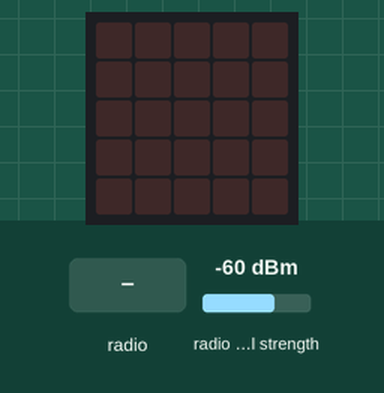
This program was run on a simulated BBC micro:bit (MakeCode). On the bench: the board's 5×5 LED display. Inputs (shaded band) come from the test bench; at power-on: radio signal strength -60 dBm. No radio messages arrive unless stated (any console line starting 'radio sent:' is added by the test bench); what the program prints to the serial console is not drawn.

Above: at 1.2 s.
1.3 s: radio message "0" arrives
At 1.7 s:
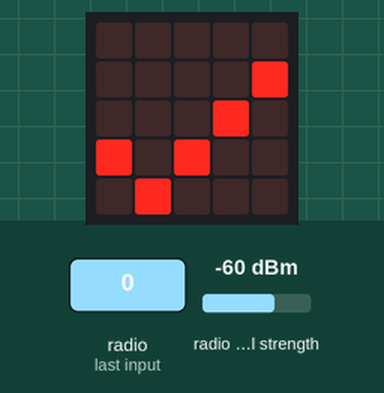
At 3.1 s:
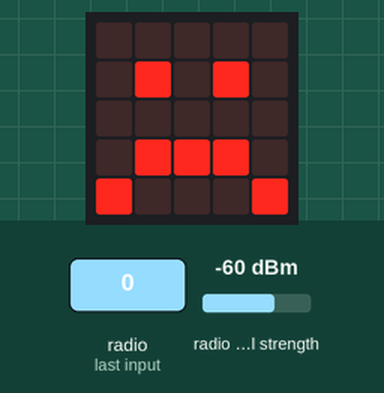
Timing chart, 0 to 4.6 s (numbered marks = the images above; inputs shaded):
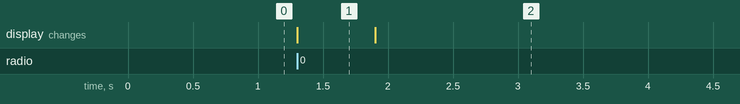

The program:

main.ts
```typescript
radio.onReceivedNumber(function (receivedNumber) {
    if (radio.receivedPacket(RadioPacketProperty.SignalStrength) > -60) {
        basic.showIcon(IconNames.No)
    } else {
        basic.showIcon(IconNames.Yes)
    }
    if (radio.receivedPacket(RadioPacketProperty.SignalStrength) < -20) {
        basic.showIcon(IconNames.Sad)
    }
})
radio.setGroup(1)
basic.forever(function () {
    radio.sendNumber(0)
    radio.setTransmitPower(3)
})
```

test.ts
```typescript
// aquí va el archivo "tests"; esto no se compilará cuando este paquete se utilice como una extensión.
```

Measured:
- after the input at 1.3 s, the display: changes at once (image 1)
- what the display in image 1 shows lasts 0.6 s, from 1.3 s to 1.9 s
